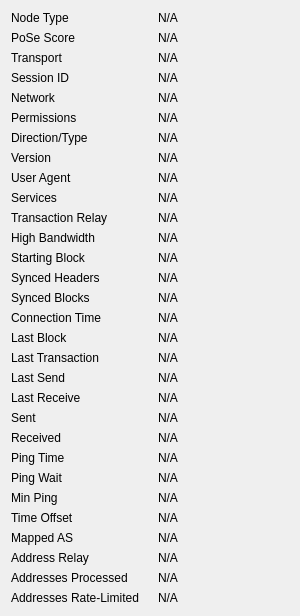
             <widget class="QWidget" name="detailWidget">
              <property name="geometry">
               <rect>
                <x>0</x>
                <y>0</y>
                <width>300</width>
                <height>426</height>
               </rect>
              </property>
              <layout class="QGridLayout" name="gridLayout_2" columnminimumwidth="0,10,0">
               <item row="0" column="0">
                <widget class="QLabel" name="label_50">
                 <property name="text">
                  <string>Node Type</string>
                 </property>
                </widget>
               </item>
               <item row="0" column="2">
                <widget class="QLabel" name="peerNodeType">
                 <property name="cursor">
                  <cursorShape>IBeamCursor</cursorShape>
                 </property>
                 <property name="text">
                  <string>N/A</string>
                 </property>
                 <property name="textFormat">
                  <enum>Qt::PlainText</enum>
                 </property>
                 <property name="textInteractionFlags">
                  <set>Qt::LinksAccessibleByMouse|Qt::TextSelectableByKeyboard|Qt::TextSelectableByMouse</set>
                 </property>
                </widget>
               </item>
               <item row="1" column="0">
                <widget class="QLabel" name="label_51">
                 <property name="text">
                  <string>PoSe Score</string>
                 </property>
                </widget>
               </item>
               <item row="1" column="2">
                <widget class="QLabel" name="peerPoSeScore">
                 <property name="cursor">
                  <cursorShape>IBeamCursor</cursorShape>
                 </property>
                 <property name="text">
                  <string>N/A</string>
                 </property>
                 <property name="textFormat">
                  <enum>Qt::PlainText</enum>
                 </property>
                 <property name="textInteractionFlags">
                  <set>Qt::LinksAccessibleByMouse|Qt::TextSelectableByKeyboard|Qt::TextSelectableByMouse</set>
                 </property>
                </widget>
               </item>
               <item row="2" column="0">
                <widget class="QLabel" name="peerTransportTypeLabel">
                 <property name="toolTip">
                  <string>The transport layer version: %1</string>
                 </property>
                 <property name="text">
                  <string>Transport</string>
                 </property>
                </widget>
               </item>
               <item row="2" column="2">
                <widget class="QLabel" name="peerTransportType">
                 <property name="cursor">
                  <cursorShape>IBeamCursor</cursorShape>
                 </property>
                 <property name="text">
                  <string>N/A</string>
                 </property>
                 <property name="textFormat">
                  <enum>Qt::PlainText</enum>
                 </property>
                 <property name="textInteractionFlags">
                  <set>Qt::LinksAccessibleByMouse|Qt::TextSelectableByKeyboard|Qt::TextSelectableByMouse</set>
                 </property>
                </widget>
               </item>
               <item row="3" column="0">
                <widget class="QLabel" name="peerSessionIdLabel">
                 <property name="toolTip">
                  <string>The BIP324 session ID string in hex.</string>
                 </property>
                 <property name="text">
                  <string>Session ID</string>
                 </property>
                </widget>
               </item>
               <item row="3" column="2">
                <widget class="QLabel" name="peerSessionId">
                 <property name="cursor">
                  <cursorShape>IBeamCursor</cursorShape>
                 </property>
                 <property name="text">
                  <string>N/A</string>
                 </property>
                 <property name="textFormat">
                  <enum>Qt::PlainText</enum>
                 </property>
                 <property name="textInteractionFlags">
                  <set>Qt::LinksAccessibleByMouse|Qt::TextSelectableByKeyboard|Qt::TextSelectableByMouse</set>
                 </property>
                </widget>
               </item>
               <item row="4" column="0">
                <widget class="QLabel" name="peerNetworkLabel">
                 <property name="toolTip">
                  <string>The network protocol this peer is connected through: IPv4, IPv6, Onion, I2P, or CJDNS.</string>
                 </property>
                 <property name="text">
                  <string>Network</string>
                 </property>
                </widget>
               </item>
               <item row="4" column="2">
                <widget class="QLabel" name="peerNetwork">
                 <property name="cursor">
                  <cursorShape>IBeamCursor</cursorShape>
                 </property>
                 <property name="text">
                  <string>N/A</string>
                 </property>
                 <property name="textFormat">
                  <enum>Qt::PlainText</enum>
                 </property>
                 <property name="textInteractionFlags">
                  <set>Qt::LinksAccessibleByMouse|Qt::TextSelectableByKeyboard|Qt::TextSelectableByMouse</set>
                 </property>
                </widget>
               </item>
               <item row="5" column="0">
                <widget class="QLabel" name="label_30">
                 <property name="text">
                  <string>Permissions</string>
                 </property>
                </widget>
               </item>
               <item row="5" column="2">
                <widget class="QLabel" name="peerPermissions">
                 <property name="cursor">
                  <cursorShape>IBeamCursor</cursorShape>
                 </property>
                 <property name="text">
                  <string>N/A</string>
                 </property>
                 <property name="textFormat">
                  <enum>Qt::PlainText</enum>
                 </property>
                 <property name="textInteractionFlags">
                  <set>Qt::LinksAccessibleByMouse|Qt::TextSelectableByKeyboard|Qt::TextSelectableByMouse</set>
                 </property>
                </widget>
               </item>
               <item row="6" column="0">
               <widget class="QLabel" name="peerConnectionTypeLabel">
                 <property name="toolTip">
                   <string>The direction and type of peer connection: %1</string>
                 </property>
                 <property name="text">
                  <string>Direction/Type</string>
                 </property>
                </widget>
               </item>
               <item row="6" column="2">
                <widget class="QLabel" name="peerConnectionType">
                 <property name="cursor">
                  <cursorShape>IBeamCursor</cursorShape>
                 </property>
                 <property name="text">
                  <string>N/A</string>
                 </property>
                 <property name="textFormat">
                  <enum>Qt::PlainText</enum>
                 </property>
                 <property name="textInteractionFlags">
                  <set>Qt::LinksAccessibleByMouse|Qt::TextSelectableByKeyboard|Qt::TextSelectableByMouse</set>
                 </property>
                </widget>
               </item>
               <item row="7" column="0">
                <widget class="QLabel" name="label_21">
                 <property name="text">
                  <string>Version</string>
                 </property>
                </widget>
               </item>
               <item row="7" column="2">
                <widget class="QLabel" name="peerVersion">
                 <property name="cursor">
                  <cursorShape>IBeamCursor</cursorShape>
                 </property>
                 <property name="text">
                  <string>N/A</string>
                 </property>
                 <property name="textFormat">
                  <enum>Qt::PlainText</enum>
                 </property>
                 <property name="textInteractionFlags">
                  <set>Qt::LinksAccessibleByMouse|Qt::TextSelectableByKeyboard|Qt::TextSelectableByMouse</set>
                 </property>
                </widget>
               </item>
               <item row="8" column="0">
                <widget class="QLabel" name="label_28">
                 <property name="text">
                  <string>User Agent</string>
                 </property>
                </widget>
               </item>
               <item row="8" column="2">
                <widget class="QLabel" name="peerSubversion">
                 <property name="cursor">
                  <cursorShape>IBeamCursor</cursorShape>
                 </property>
                 <property name="text">
                  <string>N/A</string>
                 </property>
                 <property name="textFormat">
                  <enum>Qt::PlainText</enum>
                 </property>
                 <property name="wordWrap">
                  <bool>true</bool>
                 </property>
                 <property name="textInteractionFlags">
                  <set>Qt::LinksAccessibleByMouse|Qt::TextSelectableByKeyboard|Qt::TextSelectableByMouse</set>
                 </property>
                </widget>
               </item>
               <item row="9" column="0">
                <widget class="QLabel" name="label_4">
                 <property name="text">
                  <string>Services</string>
                 </property>
                </widget>
               </item>
               <item row="9" column="2">
                <widget class="QLabel" name="peerServices">
                 <property name="cursor">
                  <cursorShape>IBeamCursor</cursorShape>
                 </property>
                 <property name="text">
                  <string>N/A</string>
                 </property>
                 <property name="textFormat">
                  <enum>Qt::PlainText</enum>
                 </property>
                 <property name="textInteractionFlags">
                  <set>Qt::LinksAccessibleByMouse|Qt::TextSelectableByKeyboard|Qt::TextSelectableByMouse</set>
                 </property>
                </widget>
               </item>
               <item row="10" column="0">
                <widget class="QLabel" name="peerRelayTxesLabel">
                 <property name="toolTip">
                  <string>Whether we relay transactions to this peer.</string>
                 </property>
                 <property name="text">
                  <string>Transaction Relay</string>
                 </property>
                </widget>
               </item>
               <item row="10" column="2">
                <widget class="QLabel" name="peerRelayTxes">
                 <property name="cursor">
                  <cursorShape>IBeamCursor</cursorShape>
                 </property>
                 <property name="text">
                  <string>N/A</string>
                 </property>
                 <property name="textFormat">
                  <enum>Qt::PlainText</enum>
                 </property>
                 <property name="textInteractionFlags">
                  <set>Qt::LinksAccessibleByMouse|Qt::TextSelectableByKeyboard|Qt::TextSelectableByMouse</set>
                 </property>
                </widget>
               </item>
               <item row="11" column="0">
                <widget class="QLabel" name="peerHighBandwidthLabel">
                 <property name="toolTip">
                  <string>High bandwidth BIP152 compact block relay: %1</string>
                 </property>
                 <property name="text">
                  <string>High Bandwidth</string>
                 </property>
                </widget>
               </item>
               <item row="11" column="2">
                <widget class="QLabel" name="peerHighBandwidth">
                 <property name="cursor">
                  <cursorShape>IBeamCursor</cursorShape>
                 </property>
                 <property name="text">
                  <string>N/A</string>
                 </property>
                 <property name="textFormat">
                  <enum>Qt::PlainText</enum>
                 </property>
                 <property name="textInteractionFlags">
                  <set>Qt::LinksAccessibleByMouse|Qt::TextSelectableByKeyboard|Qt::TextSelectableByMouse</set>
                 </property>
                </widget>
               </item>
               <item row="12" column="0">
                <widget class="QLabel" name="label_29">
                 <property name="text">
                  <string>Starting Block</string>
                 </property>
                </widget>
               </item>
               <item row="12" column="2">
                <widget class="QLabel" name="peerHeight">
                 <property name="cursor">
                  <cursorShape>IBeamCursor</cursorShape>
                 </property>
                 <property name="text">
                  <string>N/A</string>
                 </property>
                 <property name="textFormat">
                  <enum>Qt::PlainText</enum>
                 </property>
                 <property name="textInteractionFlags">
                  <set>Qt::LinksAccessibleByMouse|Qt::TextSelectableByKeyboard|Qt::TextSelectableByMouse</set>
                 </property>
                </widget>
               </item>
               <item row="13" column="0">
                <widget class="QLabel" name="label_27">
                 <property name="text">
                  <string>Synced Headers</string>
                 </property>
                </widget>
               </item>
               <item row="13" column="2">
                <widget class="QLabel" name="peerSyncHeight">
                 <property name="cursor">
                  <cursorShape>IBeamCursor</cursorShape>
                 </property>
                 <property name="text">
                  <string>N/A</string>
                 </property>
                 <property name="textFormat">
                  <enum>Qt::PlainText</enum>
                 </property>
                 <property name="textInteractionFlags">
                  <set>Qt::LinksAccessibleByMouse|Qt::TextSelectableByKeyboard|Qt::TextSelectableByMouse</set>
                 </property>
                </widget>
               </item>
               <item row="14" column="0">
                <widget class="QLabel" name="label_25">
                 <property name="text">
                  <string>Synced Blocks</string>
                 </property>
                </widget>
               </item>
               <item row="14" column="2">
                <widget class="QLabel" name="peerCommonHeight">
                 <property name="cursor">
                  <cursorShape>IBeamCursor</cursorShape>
                 </property>
                 <property name="text">
                  <string>N/A</string>
                 </property>
                 <property name="textFormat">
                  <enum>Qt::PlainText</enum>
                 </property>
                 <property name="textInteractionFlags">
                  <set>Qt::LinksAccessibleByMouse|Qt::TextSelectableByKeyboard|Qt::TextSelectableByMouse</set>
                 </property>
                </widget>
               </item>
               <item row="15" column="0">
                <widget class="QLabel" name="label_22">
                 <property name="text">
                  <string>Connection Time</string>
                 </property>
                </widget>
               </item>
               <item row="15" column="2">
                <widget class="QLabel" name="peerConnTime">
                 <property name="cursor">
                  <cursorShape>IBeamCursor</cursorShape>
                 </property>
                 <property name="text">
                  <string>N/A</string>
                 </property>
                 <property name="textFormat">
                  <enum>Qt::PlainText</enum>
                 </property>
                 <property name="textInteractionFlags">
                  <set>Qt::LinksAccessibleByMouse|Qt::TextSelectableByKeyboard|Qt::TextSelectableByMouse</set>
                 </property>
                </widget>
               </item>
               <item row="16" column="0">
                <widget class="QLabel" name="peerLastBlockLabel">
                 <property name="toolTip">
                  <string>Elapsed time since a novel block passing initial validity checks was received from this peer.</string>
                 </property>
                 <property name="text">
                  <string>Last Block</string>
                 </property>
                </widget>
               </item>
               <item row="16" column="2">
                <widget class="QLabel" name="peerLastBlock">
                 <property name="cursor">
                  <cursorShape>IBeamCursor</cursorShape>
                 </property>
                 <property name="text">
                  <string>N/A</string>
                 </property>
                 <property name="textFormat">
                  <enum>Qt::PlainText</enum>
                 </property>
                 <property name="textInteractionFlags">
                  <set>Qt::LinksAccessibleByMouse|Qt::TextSelectableByKeyboard|Qt::TextSelectableByMouse</set>
                 </property>
                </widget>
               </item>
               <item row="17" column="0">
                <widget class="QLabel" name="peerLastTxLabel">
                 <property name="toolTip">
                  <string extracomment="Tooltip text for the Last Transaction field in the peer details area.">Elapsed time since a novel transaction accepted into our mempool was received from this peer.</string>
                 </property>
                 <property name="text">
                  <string>Last Transaction</string>
                 </property>
                </widget>
               </item>
               <item row="17" column="2">
                <widget class="QLabel" name="peerLastTx">
                 <property name="cursor">
                  <cursorShape>IBeamCursor</cursorShape>
                 </property>
                 <property name="text">
                  <string>N/A</string>
                 </property>
                 <property name="textFormat">
                  <enum>Qt::PlainText</enum>
                 </property>
                 <property name="textInteractionFlags">
                  <set>Qt::LinksAccessibleByMouse|Qt::TextSelectableByKeyboard|Qt::TextSelectableByMouse</set>
                 </property>
                </widget>
               </item>
               <item row="18" column="0">
                <widget class="QLabel" name="label_15">
                 <property name="text">
                  <string>Last Send</string>
                 </property>
                </widget>
               </item>
               <item row="18" column="2">
                <widget class="QLabel" name="peerLastSend">
                 <property name="cursor">
                  <cursorShape>IBeamCursor</cursorShape>
                 </property>
                 <property name="text">
                  <string>N/A</string>
                 </property>
                 <property name="textFormat">
                  <enum>Qt::PlainText</enum>
                 </property>
                 <property name="textInteractionFlags">
                  <set>Qt::LinksAccessibleByMouse|Qt::TextSelectableByKeyboard|Qt::TextSelectableByMouse</set>
                 </property>
                </widget>
               </item>
               <item row="19" column="0">
                <widget class="QLabel" name="label_19">
                 <property name="text">
                  <string>Last Receive</string>
                 </property>
                </widget>
               </item>
               <item row="19" column="2">
                <widget class="QLabel" name="peerLastRecv">
                 <property name="cursor">
                  <cursorShape>IBeamCursor</cursorShape>
                 </property>
                 <property name="text">
                  <string>N/A</string>
                 </property>
                 <property name="textFormat">
                  <enum>Qt::PlainText</enum>
                 </property>
                 <property name="textInteractionFlags">
                  <set>Qt::LinksAccessibleByMouse|Qt::TextSelectableByKeyboard|Qt::TextSelectableByMouse</set>
                 </property>
                </widget>
               </item>
               <item row="20" column="0">
                <widget class="QLabel" name="label_18">
                 <property name="text">
                  <string>Sent</string>
                 </property>
                </widget>
               </item>
               <item row="20" column="2">
                <widget class="QLabel" name="peerBytesSent">
                 <property name="cursor">
                  <cursorShape>IBeamCursor</cursorShape>
                 </property>
                 <property name="text">
                  <string>N/A</string>
                 </property>
                 <property name="textFormat">
                  <enum>Qt::PlainText</enum>
                 </property>
                 <property name="textInteractionFlags">
                  <set>Qt::LinksAccessibleByMouse|Qt::TextSelectableByKeyboard|Qt::TextSelectableByMouse</set>
                 </property>
                </widget>
               </item>
               <item row="21" column="0">
                <widget class="QLabel" name="label_20">
                 <property name="text">
                  <string>Received</string>
                 </property>
                </widget>
               </item>
               <item row="21" column="2">
                <widget class="QLabel" name="peerBytesRecv">
                 <property name="cursor">
                  <cursorShape>IBeamCursor</cursorShape>
                 </property>
                 <property name="text">
                  <string>N/A</string>
                 </property>
                 <property name="textFormat">
                  <enum>Qt::PlainText</enum>
                 </property>
                 <property name="textInteractionFlags">
                  <set>Qt::LinksAccessibleByMouse|Qt::TextSelectableByKeyboard|Qt::TextSelectableByMouse</set>
                 </property>
                </widget>
               </item>
               <item row="22" column="0">
                <widget class="QLabel" name="label_26">
                 <property name="text">
                  <string>Ping Time</string>
                 </property>
                </widget>
               </item>
               <item row="22" column="2">
                <widget class="QLabel" name="peerPingTime">
                 <property name="cursor">
                  <cursorShape>IBeamCursor</cursorShape>
                 </property>
                 <property name="text">
                  <string>N/A</string>
                 </property>
                 <property name="textFormat">
                  <enum>Qt::PlainText</enum>
                 </property>
                 <property name="textInteractionFlags">
                  <set>Qt::LinksAccessibleByMouse|Qt::TextSelectableByKeyboard|Qt::TextSelectableByMouse</set>
                 </property>
                </widget>
               </item>
               <item row="23" column="0">
                <widget class="QLabel" name="peerPingWaitLabel">
                 <property name="toolTip">
                  <string>The duration of a currently outstanding ping.</string>
                 </property>
                 <property name="text">
                  <string>Ping Wait</string>
                 </property>
                </widget>
               </item>
               <item row="23" column="2">
                <widget class="QLabel" name="peerPingWait">
                 <property name="cursor">
                  <cursorShape>IBeamCursor</cursorShape>
                 </property>
                 <property name="text">
                  <string>N/A</string>
                 </property>
                 <property name="textFormat">
                  <enum>Qt::PlainText</enum>
                 </property>
                 <property name="textInteractionFlags">
                  <set>Qt::LinksAccessibleByMouse|Qt::TextSelectableByKeyboard|Qt::TextSelectableByMouse</set>
                 </property>
                </widget>
               </item>
               <item row="24" column="0">
                <widget class="QLabel" name="peerMinPingLabel">
                 <property name="text">
                  <string>Min Ping</string>
                 </property>
                </widget>
               </item>
               <item row="24" column="2">
                <widget class="QLabel" name="peerMinPing">
                 <property name="cursor">
                  <cursorShape>IBeamCursor</cursorShape>
                 </property>
                 <property name="text">
                  <string>N/A</string>
                 </property>
                 <property name="textFormat">
                  <enum>Qt::PlainText</enum>
                 </property>
                 <property name="textInteractionFlags">
                  <set>Qt::LinksAccessibleByMouse|Qt::TextSelectableByKeyboard|Qt::TextSelectableByMouse</set>
                 </property>
                </widget>
               </item>
               <item row="25" column="0">
                <widget class="QLabel" name="label_timeoffset">
                 <property name="text">
                  <string>Time Offset</string>
                 </property>
                </widget>
               </item>
               <item row="25" column="2">
                <widget class="QLabel" name="timeoffset">
                 <property name="cursor">
                  <cursorShape>IBeamCursor</cursorShape>
                 </property>
                 <property name="text">
                  <string>N/A</string>
                 </property>
                 <property name="textFormat">
                  <enum>Qt::PlainText</enum>
                 </property>
                 <property name="textInteractionFlags">
                  <set>Qt::LinksAccessibleByMouse|Qt::TextSelectableByKeyboard|Qt::TextSelectableByMouse</set>
                 </property>
                </widget>
               </item>
               <item row="26" column="0">
                <widget class="QLabel" name="peerMappedASLabel">
                 <property name="toolTip">
                  <string>The mapped Autonomous System used for diversifying peer selection.</string>
                 </property>
                 <property name="text">
                  <string>Mapped AS</string>
                 </property>
                </widget>
               </item>
               <item row="26" column="2">
                <widget class="QLabel" name="peerMappedAS">
                 <property name="cursor">
                  <cursorShape>IBeamCursor</cursorShape>
                 </property>
                 <property name="text">
                  <string>N/A</string>
                 </property>
                 <property name="textFormat">
                  <enum>Qt::PlainText</enum>
                 </property>
                 <property name="textInteractionFlags">
                  <set>Qt::LinksAccessibleByMouse|Qt::TextSelectableByKeyboard|Qt::TextSelectableByMouse</set>
                 </property>
                </widget>
               </item>
               <item row="27" column="0">
                <widget class="QLabel" name="peerAddrRelayEnabledLabel">
                 <property name="toolTip">
                  <string extracomment="Tooltip text for the Address Relay field in the peer details area, which displays whether we relay addresses to this peer (Yes/No).">Whether we relay addresses to this peer.</string>
                 </property>
                 <property name="text">
                  <string extracomment="Text title for the Address Relay field in the peer details area, which displays whether we relay addresses to this peer (Yes/No).">Address Relay</string>
                 </property>
                </widget>
               </item>
               <item row="27" column="2">
                <widget class="QLabel" name="peerAddrRelayEnabled">
                 <property name="cursor">
                  <cursorShape>IBeamCursor</cursorShape>
                 </property>
                 <property name="text">
                  <string>N/A</string>
                 </property>
                 <property name="textFormat">
                  <enum>Qt::PlainText</enum>
                 </property>
                 <property name="textInteractionFlags">
                  <set>Qt::LinksAccessibleByMouse|Qt::TextSelectableByKeyboard|Qt::TextSelectableByMouse</set>
                 </property>
                </widget>
               </item>
               <item row="28" column="0">
                <widget class="QLabel" name="peerAddrProcessedLabel">
                 <property name="toolTip">
                  <string extracomment="Tooltip text for the Addresses Processed field in the peer details area, which displays the total number of addresses received from this peer that were processed (excludes addresses that were dropped due to rate-limiting).">The total number of addresses received from this peer that were processed (excludes addresses that were dropped due to rate-limiting).</string>
                 </property>
                 <property name="text">
                  <string extracomment="Text title for the Addresses Processed field in the peer details area, which displays the total number of addresses received from this peer that were processed (excludes addresses that were dropped due to rate-limiting).">Addresses Processed</string>
                 </property>
                </widget>
               </item>
               <item row="28" column="2">
                <widget class="QLabel" name="peerAddrProcessed">
                 <property name="cursor">
                  <cursorShape>IBeamCursor</cursorShape>
                 </property>
                 <property name="text">
                  <string>N/A</string>
                 </property>
                 <property name="textFormat">
                  <enum>Qt::PlainText</enum>
                 </property>
                 <property name="textInteractionFlags">
                  <set>Qt::LinksAccessibleByMouse|Qt::TextSelectableByKeyboard|Qt::TextSelectableByMouse</set>
                 </property>
                </widget>
               </item>
               <item row="29" column="0">
                <widget class="QLabel" name="peerAddrRateLimitedLabel">
                 <property name="toolTip">
                  <string extracomment="Tooltip text for the Addresses Rate-Limited field in the peer details area, which displays the total number of addresses received from this peer that were dropped (not processed) due to rate-limiting.">The total number of addresses received from this peer that were dropped (not processed) due to rate-limiting.</string>
                 </property>
                 <property name="text">
                  <string extracomment="Text title for the Addresses Rate-Limited field in the peer details area, which displays the total number of addresses received from this peer that were dropped (not processed) due to rate-limiting.">Addresses Rate-Limited</string>
                 </property>
                </widget>
               </item>
               <item row="29" column="2">
                <widget class="QLabel" name="peerAddrRateLimited">
                 <property name="cursor">
                  <cursorShape>IBeamCursor</cursorShape>
                 </property>
                 <property name="text">
                  <string>N/A</string>
                 </property>
                 <property name="textFormat">
                  <enum>Qt::PlainText</enum>
                 </property>
                 <property name="textInteractionFlags">
                  <set>Qt::LinksAccessibleByMouse|Qt::TextSelectableByKeyboard|Qt::TextSelectableByMouse</set>
                 </property>
                </widget>
               </item>
               <item row="30" column="0">
                <spacer name="verticalSpacer_3">
                 <property name="orientation">
                  <enum>Qt::Vertical</enum>
                 </property>
                 <property name="sizeHint" stdset="0">
                  <size>
                   <width>20</width>
                   <height>10</height>
                  </size>
                 </property>
                </spacer>
               </item>
              </layout>
             </widget>
